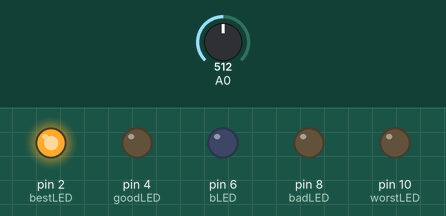
Simulated run of this sketch. Board: Arduino Uno, built with avr-gcc and run on an emulated ATmega328P. Shown: output pins drawn as LEDs (lit = HIGH). The test bench sets the inputs (shaded band); at power-on: A0 = 512.

Above: at 2.8 s.
2.9 s: A0 set to 350
8.9 s: A0 set to 315
At 11.2 s:
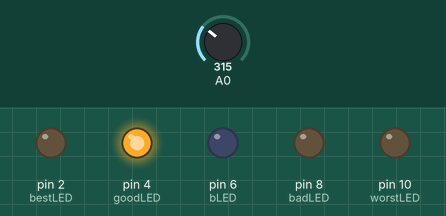
14.9 s: A0 set to 277
At 17.0 s:
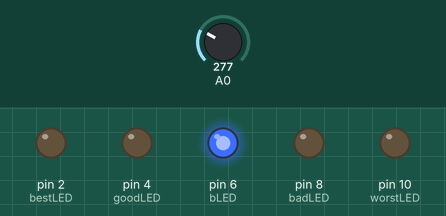
20.9 s: A0 set to 234
At 22.8 s:
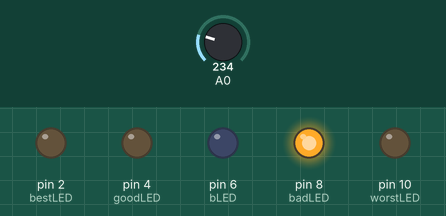
26.9 s: A0 set to 122
At 28.6 s:
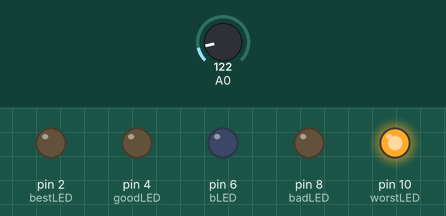
32.9 s: A0 set to 306
At 34.4 s:
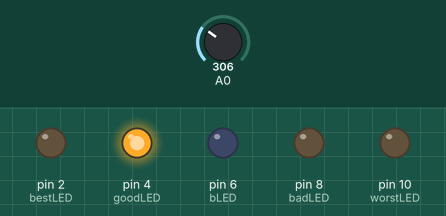
Timing chart, 0 to 35.9 s (numbered marks = the images above; inputs shaded):
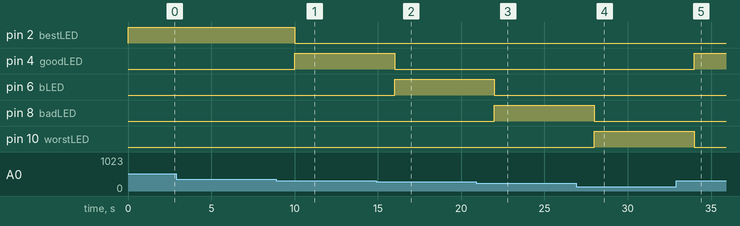

The sketch:

sketch_jul13b.ino
```cpp
//Вторая версия измерителя напряжения батарейки

#define bestLED  2
#define goodLED  4
#define bLED     6
#define badLED   8
#define worstLED 10

int analogValue = 0;
float voltage = 0;
int ledDelay = 2000;

void setup()
{
  pinMode (bestLED, OUTPUT);
  pinMode (goodLED, OUTPUT);
  pinMode (bLED, OUTPUT);
  pinMode (badLED, OUTPUT);
  pinMode (worstLED, OUTPUT);
}

void loop()
{
  analogValue = analogRead(0);
  voltage = 0.0048*analogValue;


  if (voltage >=1.6)
  {
    digitalWrite(bestLED, HIGH);
    delay(ledDelay);
    digitalWrite(bestLED, LOW);
  }


  else if (voltage < 1.6 && voltage >1.4)
  {
    digitalWrite(goodLED, HIGH);
    delay(ledDelay);
    digitalWrite(goodLED, LOW);
  }


  else if (voltage <=1.4 && voltage >1.2)
  {
    digitalWrite(bLED, HIGH);
    delay(ledDelay);
    digitalWrite(bLED, LOW);
  }

  else if (voltage <=1.2&& voltage >1.0)
  {
    digitalWrite(badLED, HIGH);
    delay(ledDelay);
    digitalWrite(badLED, LOW);
  }

  else if (voltage <=1.0)
  {
    digitalWrite(worstLED, HIGH);
    delay(ledDelay);
    digitalWrite(worstLED, LOW);
  }
}
```

Measured:
- the behaviour switches between 334 and 333 on A0 (found by bisection; images 0 and 1)
- the behaviour switches between 292 and 291 on A0 (found by bisection; images 1 and 2)
- the behaviour switches between 251 and 250 on A0 (found by bisection; images 2 and 3)
- after the input at 8.9 s, pin 2 (bestLED): HIGH → LOW after 1.1 s; pin 4 (goodLED): LOW → HIGH after 1.1 s
- after the input at 14.9 s, pin 4 (goodLED): HIGH → LOW after 1.1 s; pin 6 (bLED): LOW → HIGH after 1.1 s
- after the input at 20.9 s, pin 6 (bLED): HIGH → LOW after 1.1 s; pin 8 (badLED): LOW → HIGH after 1.1 s
- after the input at 26.9 s, pin 8 (badLED): HIGH → LOW after 1.1 s; pin 10 (worstLED): LOW → HIGH after 1.1 s
- after the input at 32.9 s, pin 4 (goodLED): LOW → HIGH after 1.1 s; pin 10 (worstLED): HIGH → LOW after 1.1 s
